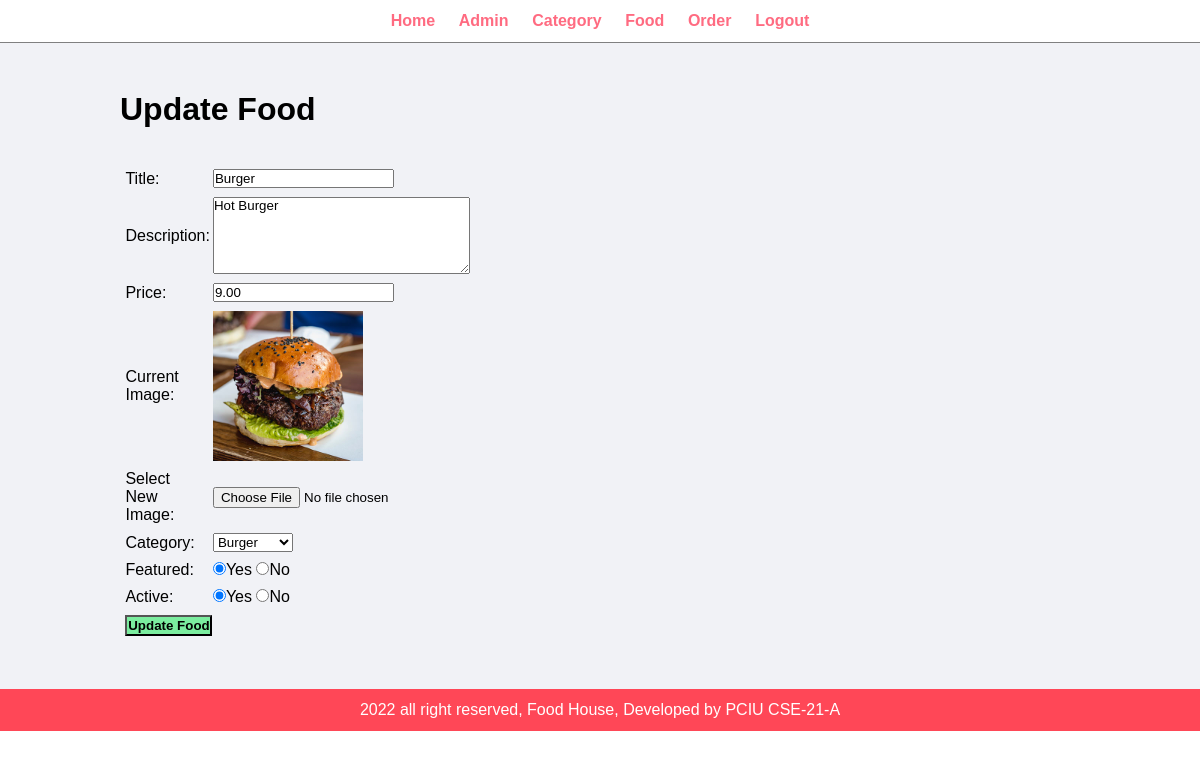
The app's page /admin/update-food.php?id=7 (signed in) with its own data.
### tables this page shows
CREATE TABLE `tbl_food` (
  `id` int(10) UNSIGNED NOT NULL,
  `title` varchar(100) NOT NULL,
  `description` char(200) DEFAULT NULL,
  `price` decimal(10,2) NOT NULL,
  `image_name` varchar(255) NOT NULL,
  `category_id` int(10) UNSIGNED NOT NULL,
  `featured` varchar(10) NOT NULL,
  `active` varchar(10) NOT NULL
);

CREATE TABLE `tbl_category` (
  `id` int(10) UNSIGNED NOT NULL,
  `title` varchar(100) NOT NULL,
  `image_name` varchar(255) NOT NULL,
  `featured` varchar(10) NOT NULL,
  `active` varchar(10) NOT NULL
);

### admin/update-food.php (the view, shortened to what this page needs)
<?php include('partials/menu.php');  ?>
<?php
    if(isset($_GET['id']))
    {
        $id = $_GET['id'];
        $sql2= "SELECT * FROM tbl_food WHERE id=$id";
        $res2 = mysqli_query($conn, $sql2);
        $row2 = mysqli_fetch_assoc($res2);
        $title = $row2['title'];
        $description = $row2['description'];
        $price = $row2['price'];
        $current_image = $row2['image_name'];
        $current_category = $row2['category_id'];
        $featured = $row2['featured'];
        $active = $row2['active'];
    }
    else
    {
       header('location:'.SITEURL.'admin/manage-food.php');
    }
?>
<div class="main-content">
    <div class="wrapper">
        <h1>Update Food </h1>
        <br><br>
        <form action="" method = "POST" enctype="multipart/form-data">
           <table class="tbl-30">
              <tr>
                  <td>Title: </td>
                  <td>
                      <input type="text" name="title"value="<?php echo $title; ?>">
                  </td>
              </tr>
              <tr>
                  <td>Description: </td>
                  <td>
                      <textarea name="description"  cols="30" rows="5"><?php echo $description;?></textarea>
                  </td>
              </tr>
              <tr>
                  <td>Price: </td>
                  <td>
                      <input type="number" name="price" value="<?php echo $price; ?>">
                  </td>
              </tr>
              <tr>
                  <td>Current Image: </td>
                  <td>
                      <?php
                             if($current_image =="")
                             {
                                 echo "<div class='error'>Image not available</div>";
                             }
                             else
                             {
                                 ?>
                                   <img src="<?php echo SITEURL;?>images/food/<?php echo $current_image; ?>"width="150px" >
                                 <?php
                             }
                      ?>
                  </td>
              </tr>
              <tr>
                  <td>Select New Image: </td>
                  <td>
                      <input type="file" name="image">
                  </td>
              </tr>
              <tr>
                  <td>Category: </td>
                  <td>
                      <select name="category">
                      <?php
                             $sql = "SELECT * FROM tbl_category WHERE active='Yes' ";
                             $res = mysqli_query($conn,$sql);
                             $count = mysqli_num_rows($res);
                             if($count>0)
                             {
                                 while($row = mysqli_fetch_assoc($res))
                                 {
                                     $category_title = $row['title'];
                                     $category_id = $row['id'];
                                    ?>
                                     <option <?php if($current_category == $category_id){echo "selected";} ?> value="<?php echo $category_id;?>"><?php echo $category_title; ?></option>
                                    <?php
                                 }
                             }
                             else
                             {
                               echo "<option value='0'>Category Not available</option>";
                             }
                      ?>
                      </select>
                  </td>
              </tr>
              <tr>
                  <td>Featured: </td>
                  <td>
                      <input <?php if($featured =="Yes"){echo "checked";} ?> type="radio" name="featured" value="Yes">Yes
                      <input <?php if($featured =="No"){echo "checked";} ?> type="radio" name="featured" value="No">No
                  </td>
              </tr>
              <tr>
                  <td>Active: </td>
                  <td>
                      <input <?php if($active =="Yes"){echo "checked";} ?> type="radio" name="active" value="Yes">Yes
                      <input <?php if($active =="No"){echo "checked";} ?> type="radio" name="active" value="No">No
                  </td>
              </tr>
              <tr>
                  <td>
                      <input type="submit" name="submit" value="Update Food" class="btn-secondary">
                  </td>
              </tr>
           </table>
        </form>
    </div>
</div>
<?php include('partials/footer.php');  ?>

### css/admin.css (style rules this page uses)
* { margin: 0; padding: 0; font-family: Arial, Helvetica, sans-serif; }
.wrapper { padding: 1%; width: 80%; margin: 0 auto; }
.tbl-30 { width: 30%; }
table tr td { padding: 1%; }
.btn-secondary { background-color: #7bed9f; padding: 1%; color: black; text-decoration: none; font-weight: bold; }
.main-content { background-color: #f1f2f6; padding: 3% 0; }

### records on screen
tbl_food: description "Hot Burger", price "9.00", image_name (picture), category "Burger", featured "☑", active "☑"
